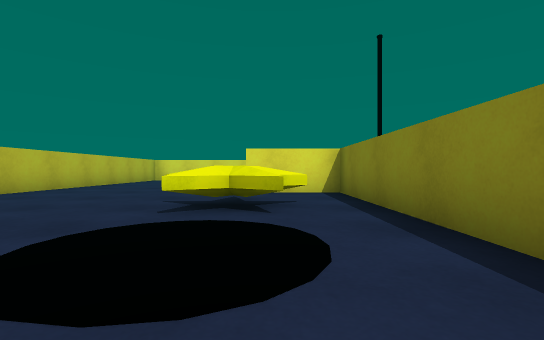
view 1 (above)

24 first-person views from a walk through a Unity game level. The camera is 0.51 m above the floor, looks level and sees 85° across. The floor is counted in squares, 1 m on a side. Each view is taken from the middle of a square. On the plan, view 1 faces up. The plan holds only what a view shows up to about 9 squares ahead; the rest is blank. The player character is not drawn. Some surface patterns are stand-ins.

view 2
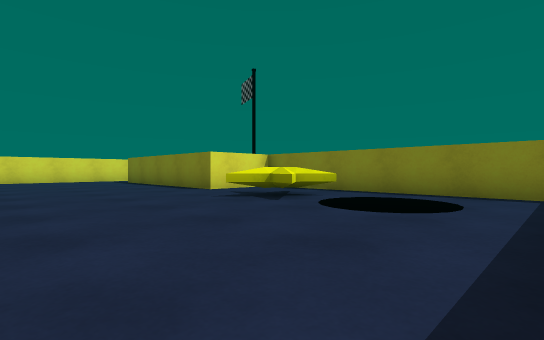

view 3
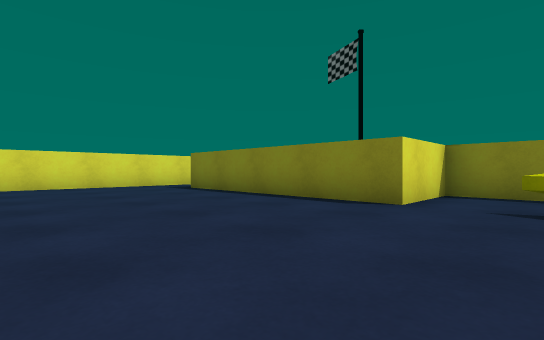

view 4
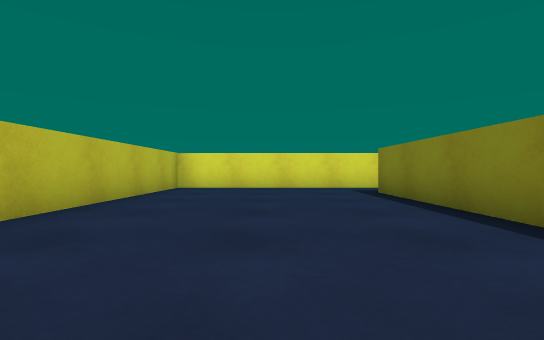

view 5
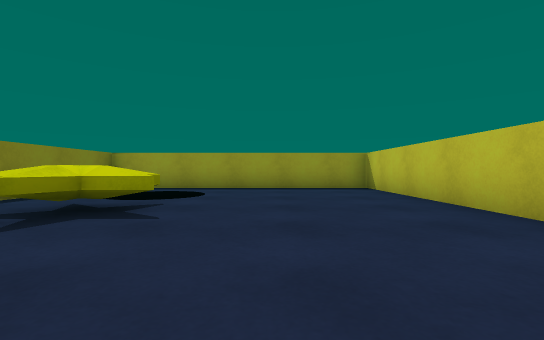

view 6
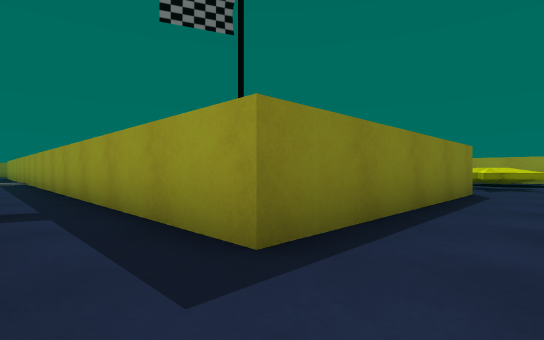

view 7
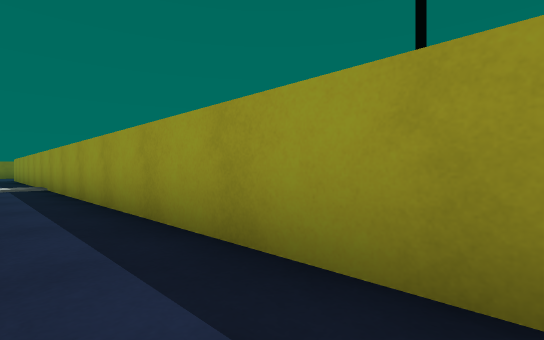

view 8
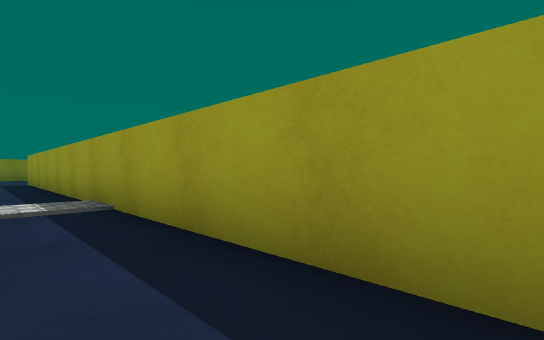

view 9
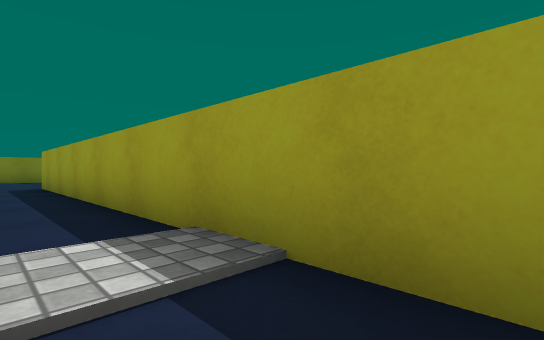

view 10
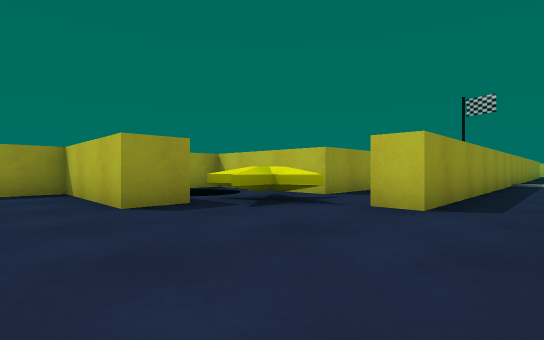

view 11
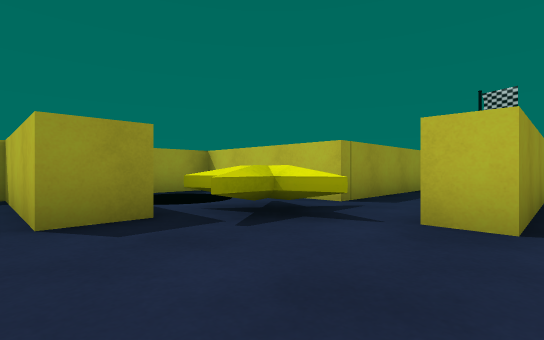

view 12
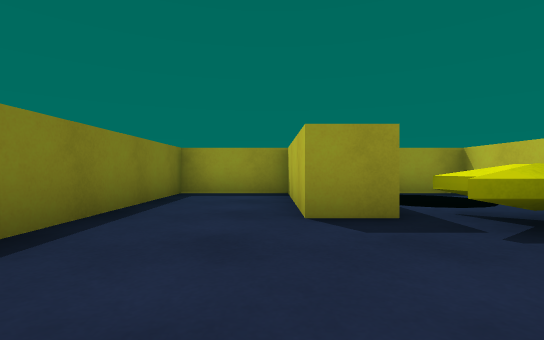

view 13
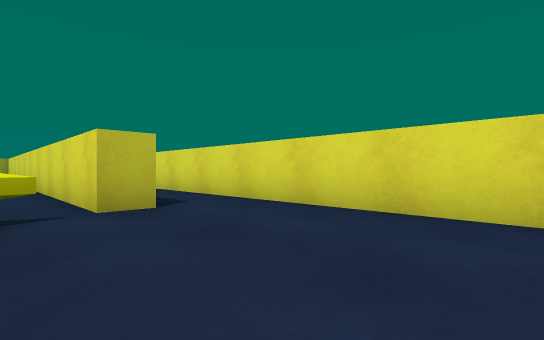

view 14
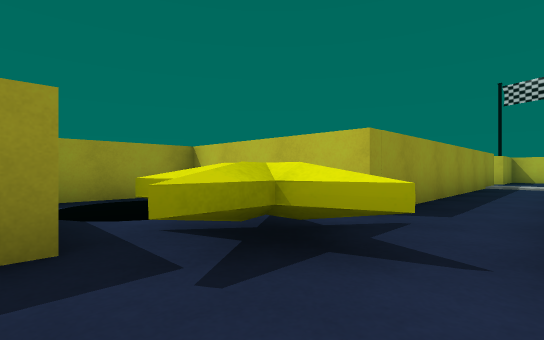

view 15
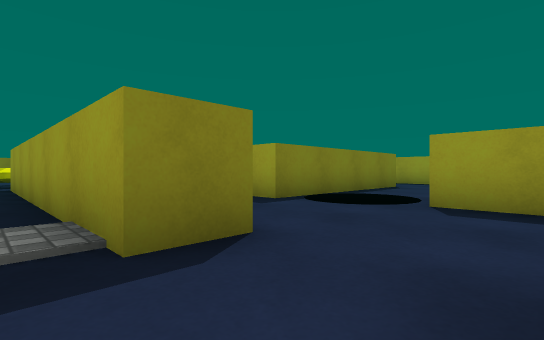

view 16
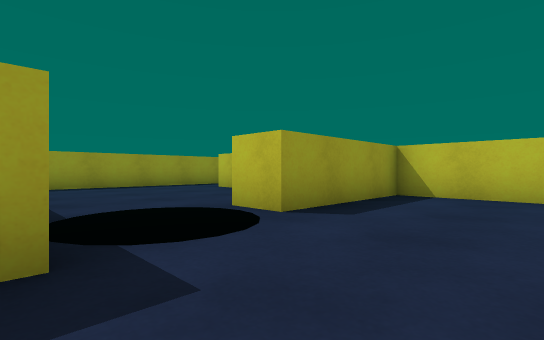

view 17
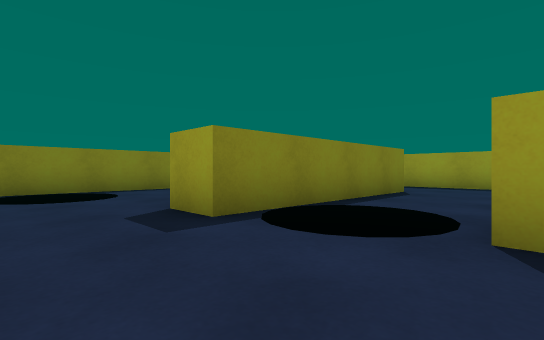

view 18
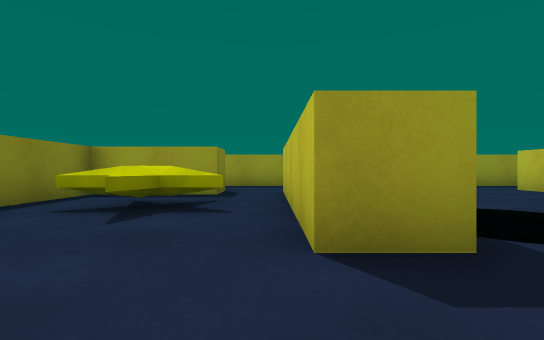

view 19
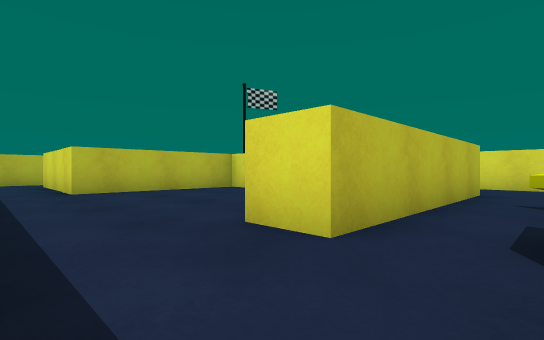

view 20
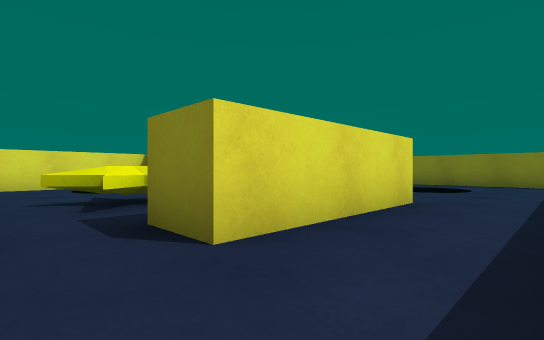

view 21
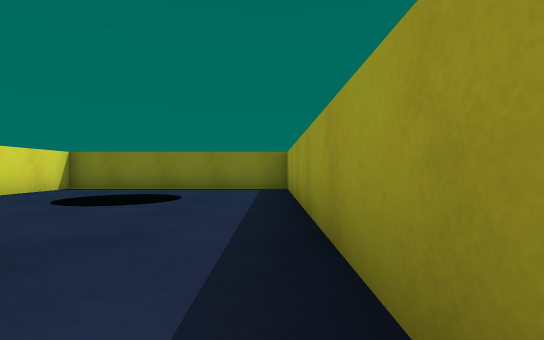

view 22
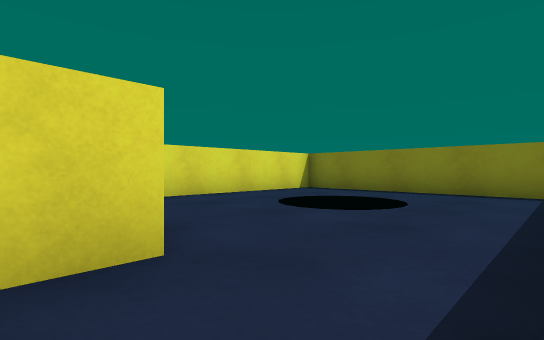

view 23
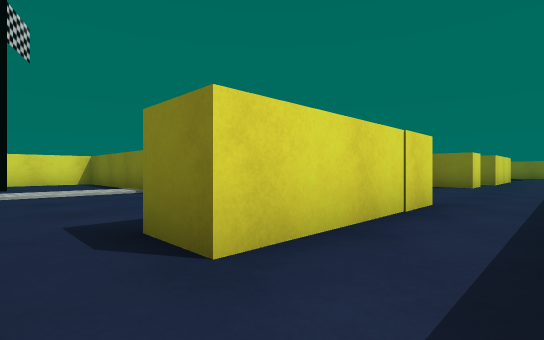

view 24
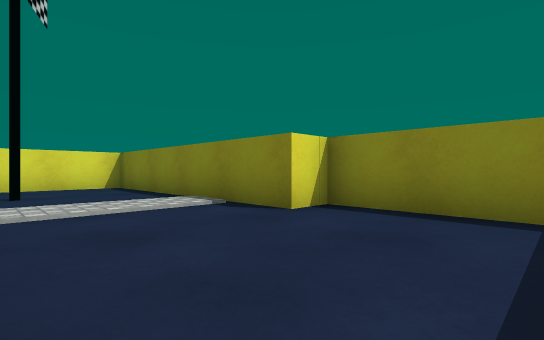

### Floor plan
Points are (right, up) in squares from view 1. A wall is a line through its corners. A room is listed if a view was taken in it or the views show most of it. See-through windows are left out.
Room 1 (views 1, 2, 3, 4, 5, 6, 7, 8, 9)
walls: (0.1, 14.5) (-5.7, 14.5) (-5.7, -0.4) (1.5, -0.4) (1.5, 6.7) (-0.6, 6.7) (-0.6, 12.7) (20.1, 12.7); (21.4, 14.5) (16, 14.5)
ways out: opening at (21.5, 13.5) to room 2
objects: other object (-1, 1) to (0, 3); star (-1, 4)
Room 2 (views 10, 11, 12, 13, 14, 15)
walls: (20.1, 12.7) (20.1, 12) (12.4, 12); (21.6, 9.9) (22.6, 9.9) (22.6, 6.5) (25, 6.5) (25, 10.9); (23.9, 14.5) (21.4, 14.5); (10.8, 9.4) (10.8, 10.4) (18.8, 10.4) (18.8, 6.5) (21.1, 6.5)
ways out: opening at (21.5, 13.5) to room 1; opening at (10, 10) to room 3
objects: other object (20, 7) to (21, 9); star (20, 11)
Room 3 (views 16, 17)
walls: (7, 8.8) (7, 6.5) (10.4, 6.5) (10.4, 5.5); (12.7, 5.5) (12.7, 7.2) (13.7, 7.2)
ways out: opening at (10, 10) to room 2; opening at (13, 8.5) to room 4; opening at (11.5, 6) to room 6
objects: other object (11, 5) to (12, 7)
Room 4 (view 18)
walls: (13.7, 7.2) (13.7, 1.9); (17.4, 9.4) (13.2, 9.4); (15.1, 1.7) (15.1, 2.8) (17.8, 2.8) (17.8, 8.8)
ways out: opening at (13, 8.5) to room 3; opening at (14.5, 2.5) to room 5
objects: star (15, 5); other object (16, 7) to (17, 8)
Room 5 (views 19, 20, 21, 22)
walls: (18.9, 1.7) (15.1, 1.7); (17.4, -0.4) (24.8, -0.4); (25, -0.5) (25, 5.5) (20.5, 5.5)
ways out: opening at (14.5, 2.5) to room 4; opening at (13, 0.5) to room 6
objects: other object (22, 2) to (23, 3)
Room 6 (view 23)
walls: (9.6, -0.4) (13.4, -0.4); (8.4, 5.5) (7.7, 5.5) (7.7, 1.4) (4, 1.4); (13.7, 1.9) (12.7, 1.9) (12.7, 5.5)
ways out: opening at (11.5, 6) to room 3; opening at (13, 0.5) to room 5; opening at (3, 2) to room 7
Room 7 (view 24)
walls: (6.7, 3.1) (6.7, 5.5) (5.9, 5.5) (5.9, 12) (3.4, 12); (4, 1.4) (4, 2.5)
ways out: opening at (3, 2) to room 6
objects: flag (3, 10)

Where each view was taken, in squares from view 1:
view 1: 0 up, 0 right, facing up
view 2: 0 up, 5 left, facing up-right
view 3: 5 up, 5 left, facing up-right
view 4: 6 up, 3 left, facing up
view 5: 8 up, 3 left, facing down
view 6: 14 up, 2 left, facing down-right
view 7: 14 up, 2 right, facing down-right
view 8: 14 up, 7 right, facing down-right
view 9: 14 up, 10 right, facing down-right
view 10: 14 up, 24 right, facing down-left
view 11: 13 up, 23 right, facing down-left
view 12: 13 up, 23 right, facing down
view 13: 11 up, 24 right, facing up-left
view 14: 12 up, 22 right, facing down-left
view 15: 11 up, 9 right, facing down-right
view 16: 9 up, 13 right, facing down-left
view 17: 9 up, 10 right, facing down-right
view 18: 9 up, 14 right, facing down
view 19: 0 up, 15 right, facing up-left
view 20: 0 up, 14 right, facing up-right
view 21: 0 up, 17 right, facing right
view 22: 0 up, 18 right, facing up-right
view 23: 0 up, 3 right, facing up-right
view 24: 3 up, 3 right, facing up-right
